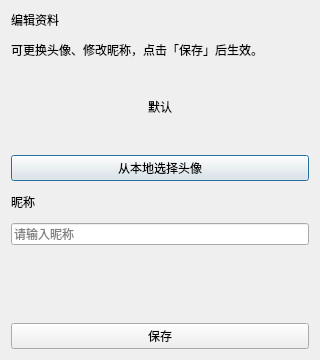
<?xml version="1.0" encoding="UTF-8"?>
<ui version="4.0">
 <class>EditProfileDialog</class>
 <widget class="QDialog" name="EditProfileDialog">
  <property name="windowTitle">
   <string>编辑资料</string>
  </property>
  <property name="minimumSize">
   <size>
    <width>320</width>
    <height>360</height>
   </size>
  </property>
  <layout class="QVBoxLayout" name="verticalLayout">
   <property name="spacing">
    <number>12</number>
   </property>
   <item>
    <widget class="QLabel" name="titleLabel">
     <property name="text">
      <string>编辑资料</string>
     </property>
    </widget>
   </item>
   <item>
    <widget class="QLabel" name="hintLabel">
     <property name="text">
      <string>可更换头像、修改昵称，点击「保存」后生效。</string>
     </property>
     <property name="wordWrap">
      <bool>true</bool>
     </property>
    </widget>
   </item>
   <item alignment="Qt::AlignHCenter">
    <widget class="QLabel" name="avatarLabel">
     <property name="minimumSize">
      <size>
       <width>72</width>
       <height>72</height>
      </size>
     </property>
     <property name="maximumSize">
      <size>
       <width>72</width>
       <height>72</height>
      </size>
     </property>
     <property name="text">
      <string>默认</string>
     </property>
     <property name="alignment">
      <set>Qt::AlignCenter</set>
     </property>
    </widget>
   </item>
   <item>
    <widget class="QPushButton" name="pickAvatarButton">
     <property name="text">
      <string>从本地选择头像</string>
     </property>
    </widget>
   </item>
   <item>
    <widget class="QLabel" name="nicknameHint">
     <property name="text">
      <string>昵称</string>
     </property>
    </widget>
   </item>
   <item>
    <widget class="QLineEdit" name="nicknameEdit">
     <property name="maxLength">
      <number>32</number>
     </property>
     <property name="placeholderText">
      <string>请输入昵称</string>
     </property>
     <property name="clearButtonEnabled">
      <bool>true</bool>
     </property>
    </widget>
   </item>
   <item>
    <widget class="QLabel" name="statusLabel">
     <property name="text">
      <string/>
     </property>
     <property name="wordWrap">
      <bool>true</bool>
     </property>
    </widget>
   </item>
   <item>
    <spacer name="verticalSpacer">
     <property name="orientation">
      <enum>Qt::Vertical</enum>
     </property>
     <property name="sizeHint" stdset="0">
      <size>
       <width>20</width>
       <height>12</height>
      </size>
     </property>
    </spacer>
   </item>
   <item>
    <widget class="QPushButton" name="saveButton">
     <property name="text">
      <string>保存</string>
     </property>
    </widget>
   </item>
  </layout>
 </widget>
 <resources/>
 <connections/>
</ui>
